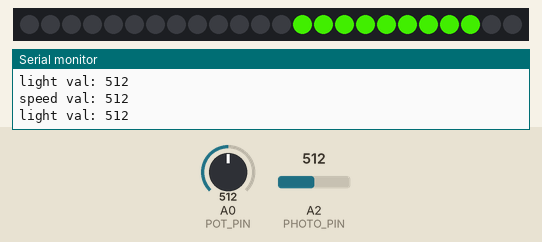
A sketch run on a simulated Arduino Uno, built with avr-gcc and run on an emulated ATmega328P. Shown: 24 RGB LEDs in strip order, left to right, the last lines printed to the serial monitor. The test bench sets the inputs (shaded band); at power-on: A0 (POT_PIN) = 512, A2 (PHOTO_PIN) = 512.

Above: at 1.2 s.
1.3 s: A0 (POT_PIN) set to 411
3.0 s: A0 (POT_PIN) set to 392
At 3.13 s:
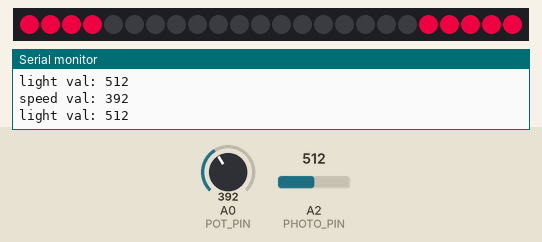
4.9 s: A0 (POT_PIN) set to 810
At 5.04 s:
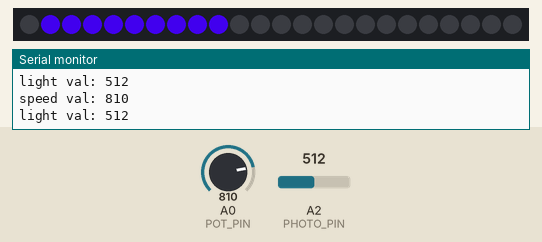

Measured:
- the behaviour switches between 401 and 400 on A0 (POT_PIN) (found by bisection; images 0 and 1)
- after the input at 3.0 s, the LEDs: change after 0.08 s (image 1)
- after the input at 4.9 s, the LEDs: change after 0.10 s (image 2)

The sketch:

analogClock.ino
```cpp
// use the library manager to install the neopixel library

#include <Adafruit_NeoPixel.h>
#ifdef __AVR__
  #include <avr/power.h>
#endif
  // includes the library

#define PIXEL_PIN 4
  // defines the digital pin that the LED strip is connected to

#define NUM_PIXELS 24
  // defines the number of neopixels in the strip

Adafruit_NeoPixel strip = Adafruit_NeoPixel(NUM_PIXELS, PIXEL_PIN, NEO_GRB + NEO_KHZ800);
  // declares a neopixel object for the strip

int flow_start = 0;
int flow_end = flow_start + 8;

const int DELAY_MIN = 10;
const int DELAY_MAX = 1200;

#define POT_PIN A0
  // defines the analog pin that the potentiometer is connected to
const int POT_MID = 600;
const int POT_THRESH_1 = 400;
const int POT_THRESH_2 = 800;
  // stores the max and min values of the potentiometer shown on the
  // serial monitor for mapping purposes

#define PHOTO_PIN A2
  // defines the analog pin that the photoresistor is connected to
const int PHOTO_MAX = 650;
const int PHOTO_MIN = 1023;

void setup() {
  Serial.begin(9600); // begin serial monitor

  strip.begin(); // we always need to do this
  strip.show(); // initialize strip off

  pinMode(POT_PIN, INPUT);
  pinMode(PHOTO_PIN, INPUT);
    // initilaizes switch and button pins as input
}

int checkPixelLimit(int x) {
  if (x >= NUM_PIXELS) {
      x = x - NUM_PIXELS;
  }
  if (x < 0) {
    x = NUM_PIXELS + x;
  }
  return x;
}

// lights the neopixels one after the other with specified color
void wipeOut(uint32_t c, uint8_t wait) {
  flow_start = checkPixelLimit(flow_start);
  flow_end = checkPixelLimit(flow_end);
  for(uint16_t i=0; i<NUM_PIXELS; i++) {
    if (flow_start < flow_end) {
      if (i >= flow_start && i <= flow_end) {
        strip.setPixelColor(i, c);
      }
      else {
        strip.setPixelColor(i, 0, 0, 0);
      }
    }
    else {
      if (i >= flow_start || i <= flow_end) {
        strip.setPixelColor(i, c);
      }
      else {
        strip.setPixelColor(i, 0, 0, 0);
      }
    }
  }
  strip.show();
  delay(wait);
  flow_start++;
  flow_end++;
}

// lights the neopixels one after the other with specified color
void wipeIn(uint32_t c, uint8_t wait) {
  flow_start = checkPixelLimit(flow_start);
  flow_end = checkPixelLimit(flow_end);
  for(uint16_t i=0; i<NUM_PIXELS; i++) {
    if (flow_start < flow_end) {
      if (i >= flow_start && i <= flow_end) {
        strip.setPixelColor(i, c);
      }
      else {
        strip.setPixelColor(i, 0, 0, 0);
      }
    }
    else {
      if (i >= flow_start || i <= flow_end) {
        strip.setPixelColor(i, c);
      }
      else {
        strip.setPixelColor(i, 0, 0, 0);
      }
    }
  }
  strip.show();
  delay(wait);
  flow_start--;
  flow_end--;
}

// turns off all neopixels
void endShow() {
  for(int i=0; i<strip.numPixels(); i++) {
    strip.setPixelColor(i, 0, 0, 0);
  }
  strip.show();
}

void loop() {
  int pot_val = analogRead(POT_PIN);
  int photo_val = analogRead(PHOTO_PIN);

  Serial.print("speed val: ");
  Serial.println(pot_val);
  Serial.print("light val: ");
  Serial.println(photo_val);

  int speed_val = map(photo_val, PHOTO_MIN, PHOTO_MAX, DELAY_MIN, DELAY_MAX);

  uint32_t r_mode = strip.Color(200, 0, 55);
  uint32_t g_mode = strip.Color(55, 200, 0);
  uint32_t b_mode = strip.Color(55, 0, 200);
  uint32_t mode;

  if (pot_val <= POT_THRESH_1) {
    mode = r_mode;
  }
  else if (pot_val <= POT_THRESH_2) {
    mode = g_mode;
  }
  else {
    mode = b_mode;
  }

  if (pot_val >= POT_MID) {
    wipeOut(mode, speed_val);
  }
  else {
    wipeIn(mode, speed_val);
  }
}
```
